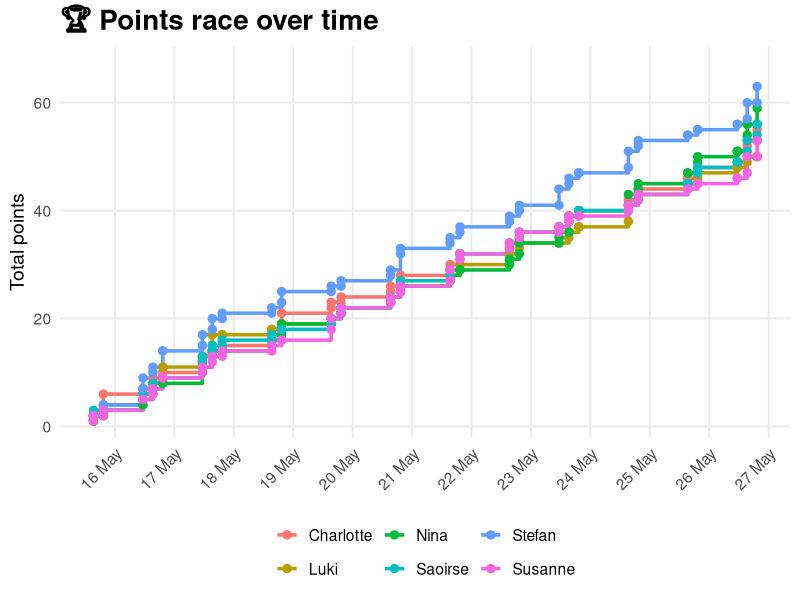

This figure's R source:
## ---- chunk 1
#| echo: false
#| message: false
#| warning: false

library(tidyverse)
library(lubridate)

site_timezone <- "Europe/Zurich"

flags <- tribble(
  ~team, ~flag,
  "DE",  "🇩🇪",
  "GER", "🇩🇪",
  "FIN", "🇫🇮",
  "SUI", "🇨🇭",
  "CH",  "🇨🇭",
  "USA", "🇺🇸",
  "AUT", "🇦🇹",
  "LAT", "🇱🇻",
  "GB",  "🇬🇧",
  "HUN", "🇭🇺",
  "CAN", "🇨🇦",
  "SWE", "🇸🇪",
  "CZE", "🇨🇿",
  "SVK", "🇸🇰",
  "DEN", "🇩🇰",
  "NOR", "🇳🇴",
  "KAZ", "🇰🇿",
  "FRA", "🇫🇷",
  "SLO", "🇸🇮",
  "ITA", "🇮🇹",
  "POL", "🇵🇱"
)

team_label <- function(team_code) {
  flag <- flags$flag[match(team_code, flags$team)]
  ifelse(is.na(flag), team_code, paste(flag, team_code))
}

guesses <- read_csv("data/guesses.csv", show_col_types = FALSE) |>
  mutate(
    Date = dmy(Date),
    Time = format(strptime(Time, format = "%H:%M"), "%H:%M"),
    match_start = ymd_hm(
      paste(Date, Time),
      tz = site_timezone
    ),
    match_date = as_date(match_start, tz = site_timezone),
    pred_goal_1 = as.integer(pred_goal_1),
    pred_goal_2 = as.integer(pred_goal_2)
  )

results <- read_csv("data/results.csv", show_col_types = FALSE) |>
  mutate(
    actual_goal_1 = as.integer(actual_goal_1),
    actual_goal_2 = as.integer(actual_goal_2)
  )

scored <- guesses |>
  left_join(
    results |>
      select(group, match_id, actual_goal_1, actual_goal_2),
    by = c("group", "match_id")
  ) |>
  mutate(
    match_finished = !is.na(actual_goal_1) & !is.na(actual_goal_2),

    pred_outcome = case_when(
      pred_goal_1 > pred_goal_2 ~ "team_1",
      pred_goal_1 < pred_goal_2 ~ "team_2",
      TRUE ~ "draw"
    ),

    actual_outcome = case_when(
      actual_goal_1 > actual_goal_2 ~ "team_1",
      actual_goal_1 < actual_goal_2 ~ "team_2",
      TRUE ~ "draw"
    ),

    pred_diff = pred_goal_1 - pred_goal_2,
    actual_diff = actual_goal_1 - actual_goal_2,

    points_winner = if_else(group == "Q", 2L, 1L),
    points_diff   = if_else(group == "Q", 4L, 2L),
    points_exact  = if_else(group == "Q", 6L, 3L),

    points_type = case_when(
      !match_finished ~ NA_character_,
      is.na(pred_goal_1) | is.na(pred_goal_2) ~ "none",
      pred_goal_1 == actual_goal_1 & pred_goal_2 == actual_goal_2 ~ "exact",
      pred_diff == actual_diff ~ "diff",
      pred_outcome == actual_outcome ~ "winner",
      TRUE ~ "none"
    ),

    points = case_when(
      !match_finished ~ NA_integer_,
      points_type == "exact" ~ points_exact,
      points_type == "diff" ~ points_diff,
      points_type == "winner" ~ points_winner,
      TRUE ~ 0L
    )
  )
## ---- chunk 2
#| echo: false
#| results: asis

now_time <- now(tzone = site_timezone)
today_date <- today(tzone = site_timezone)

todays_games <- guesses |>
  mutate(
    match_date = as_date(match_start, tz = site_timezone)
  ) |>
  filter(
    match_date == today_date
  ) |>
  arrange(match_start, group, match_id, player_name)

if (nrow(todays_games) == 0) {
  cat("No games scheduled for today.")
} else {
  
  match_list <- todays_games |>
    distinct(match_id, group, team_1, team_2, Time, match_start) |>
    arrange(match_start)
  
  for (i in seq_len(nrow(match_list))) {
    
    this_match <- match_list[i, ]
    
    match_guesses <- todays_games |>
      filter(
        match_id == this_match$match_id,
        group == this_match$group
      ) |>
      mutate(
        Guess = paste0(pred_goal_1, "–", pred_goal_2)
      ) |>
      select(
        Player = player_name,
        Guess
      )
    
    cat('<div class="match-card">\n')
    
    cat(
      '<div class="match-title">',
      team_label(this_match$team_1),
      ' – ',
      team_label(this_match$team_2),
      '</div>\n',
      sep = ""
    )
    
    cat(
      '<div class="match-time">Puck drop: ',
      this_match$Time,
      '</div>\n',
      sep = ""
    )
    
    print(
      knitr::kable(
        match_guesses,
        format = "html",
        align = c("l", "c")
      )
    )
    
    cat('</div>\n\n')
  }
}
## ---- chunk 3
#| echo: false

today_date <- today(tzone = site_timezone)

leaderboard <- scored |>
  filter(match_finished) |>
  mutate(
    match_date = as_date(match_start, tz = site_timezone)
  ) |>
  group_by(player_name) |>
  summarise(
    total_points = sum(points, na.rm = TRUE),
    points_today = sum(if_else(match_date == today_date, points, 0L), na.rm = TRUE),
    exact_scores = sum(points_type == "exact", na.rm = TRUE),
    correct_goal_diff = sum(points_type == "diff", na.rm = TRUE),
    correct_winner = sum(points_type == "winner", na.rm = TRUE),,
    matches_scored = n(),
    .groups = "drop"
  ) |>
  arrange(
    desc(total_points),
    desc(points_today),
    desc(exact_scores),
    desc(correct_goal_diff),
    desc(correct_winner),
    player_name
  ) |>
  mutate(
    rank = row_number(),
    rank_display = case_when(
      rank == 1 ~ "🥇 1",
      rank == 2 ~ "🥈 2",
      rank == 3 ~ "🥉 3",
      TRUE ~ as.character(rank)
    ),
    points_today_display = if_else(
      points_today > 0,
      paste0("+", points_today),
      "0"
    )
  ) |>
  select(
    rank_display,
    player_name,
    total_points,
    points_today_display,
    exact_scores,
    correct_goal_diff,
    correct_winner,
    matches_scored
  )
## ---- chunk 4
#| echo: false
#| message: false

knitr::kable(
  leaderboard,
  col.names = c(
    "Rank",
    "Player",
    "Total points",
    "Today",
    "Exact score",
    "Goal diff.",
    "Winner",
    "Matches scored"
  )
)
## ---- chunk 5
#| echo: false
#| fig-width: 10
#| fig-height: 6

points_over_time <- scored |>
  filter(match_finished) |>
  arrange(match_start, match_id) |>
  group_by(player_name, match_start, match_id) |>
  summarise(
    points_this_match = sum(points, na.rm = TRUE),
    .groups = "drop"
  ) |>
  group_by(player_name) |>
  arrange(match_start, .by_group = TRUE) |>
  mutate(
    total_points = cumsum(points_this_match)
  ) |>
  ungroup()

if (nrow(points_over_time) > 0) {
  ggplot(
    points_over_time,
    aes(
      x = match_start,
      y = total_points,
      color = player_name,
      group = player_name
    )
  ) +
    geom_step(linewidth = 1.2, direction = "hv") +
    geom_point(size = 2.5) +
    labs(
      x = NULL,
      y = "Total points",
      title = "🏆 Points race over time",
      color = "Player"
    ) +
    scale_x_datetime(
      date_labels = "%d %b",
      date_breaks = "1 day"
    ) +
    scale_y_continuous(
      breaks = scales::pretty_breaks(),
      expand = expansion(mult = c(0.05, 0.12))
    ) +
    theme_minimal(base_size = 14) +
    theme(
      plot.title = element_text(face = "bold", size = 20),
      legend.position = "bottom",
      legend.title = element_blank(),
      panel.grid.minor = element_blank(),
      axis.text.x = element_text(angle = 45, hjust = 1)
    )
}
## ---- chunk 6
#| echo: false

scored |>
  filter(match_finished) |>
  mutate(
    Match = paste0(team_label(team_1), " ", actual_goal_1, "–", actual_goal_2, " ", team_label(team_2)),
    Prediction = paste0(pred_goal_1, "–", pred_goal_2)
  ) |>
  select(
    Player = player_name,
    Match,
    Prediction,
    Points = points
  ) |>
  arrange(Match, desc(Points), Player) |>
  knitr::kable()
